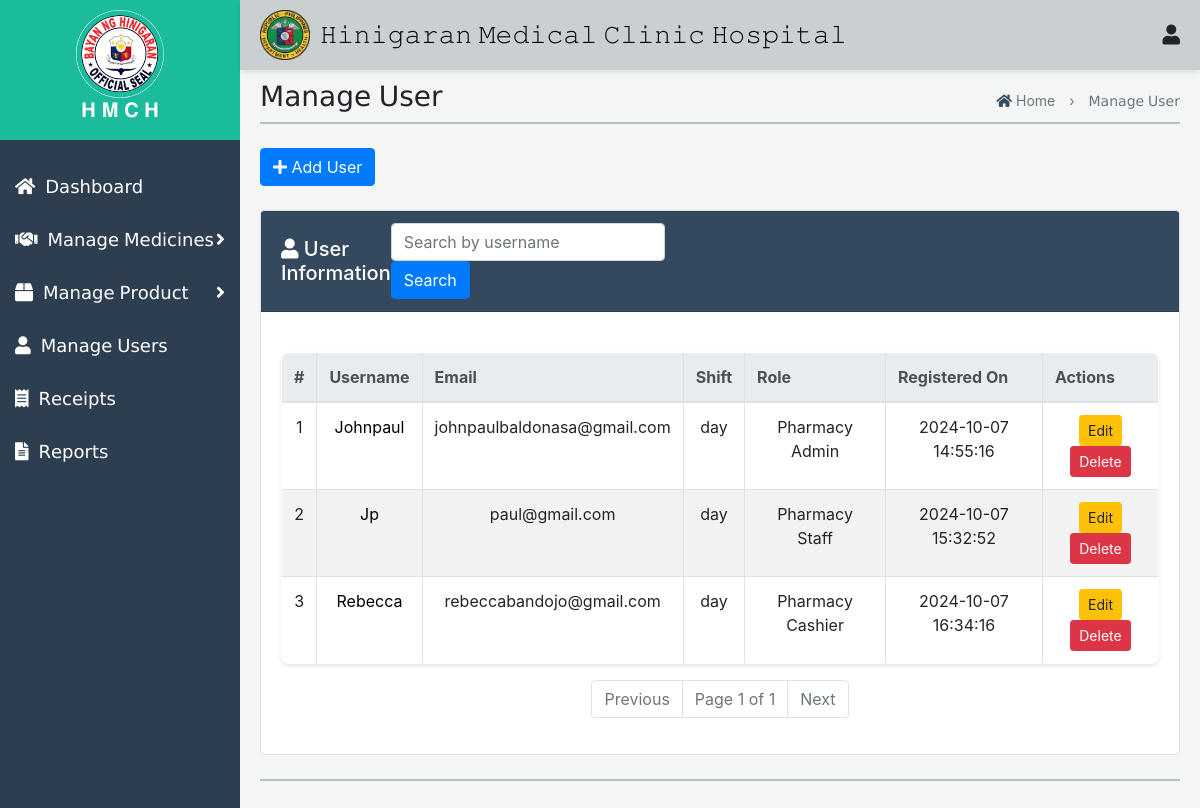
The app's page /Pharmacy/PharmacyUser.php, older data.
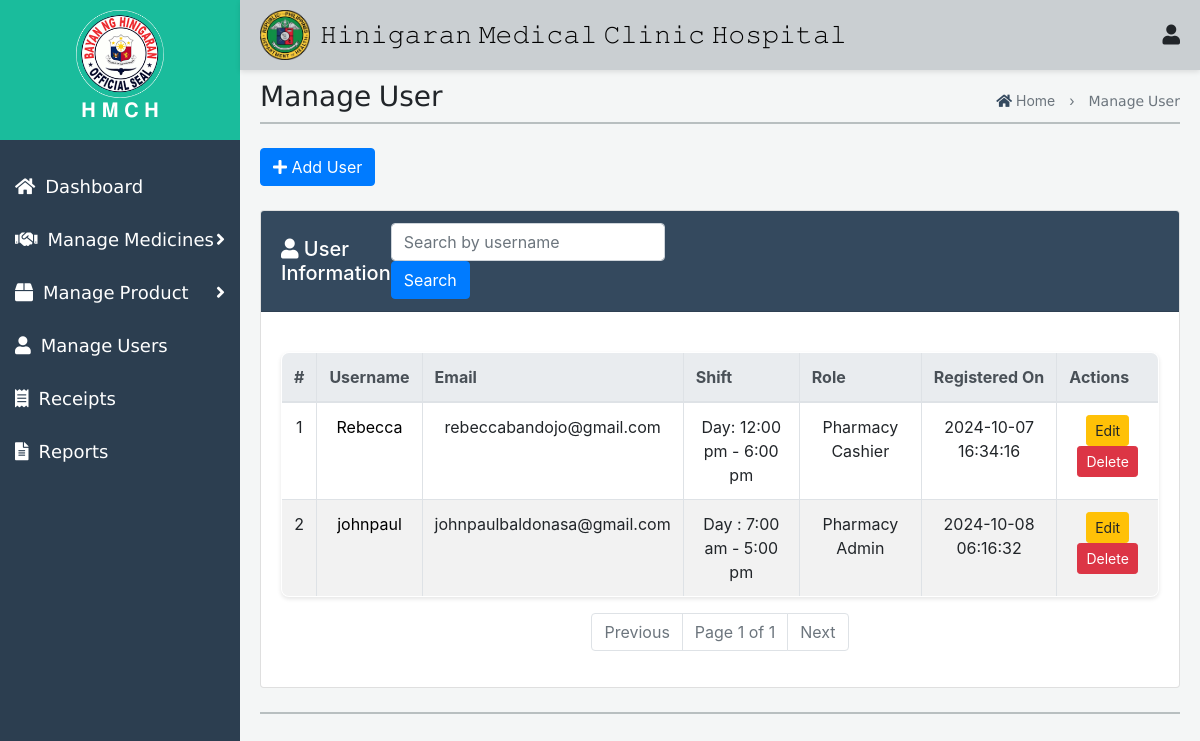
The same page, newer data.
### tables this page shows
CREATE TABLE `users` (
  `id` int(11) NOT NULL,
  `username` varchar(50) NOT NULL,
  `email` varchar(100) NOT NULL,
  `password` varchar(255) NOT NULL,
  `shift` enum('Day : 6:00 am - 12:00 pm','Day: 12:00 pm - 6:00 pm','Night: 6:00 pm - 12:00 am','Night: 12:00 am - 6:00 am','Day : 7:00 am - 5:00 pm','Day : 7:00 pm - 5:00 am') NOT NULL,
  `role` enum('Pharmacy Staff','Pharmacy Admin','Pharmacy Cashier') NOT NULL,
  `profile_image` varchar(255) NOT NULL,
  `created_at` timestamp NOT NULL DEFAULT current_timestamp()
);

### Pharmacy/PharmacyUser.php (the view, shortened to what the changed rows need)
<!DOCTYPE html>
<html lang="en">
<head>
    <link rel="stylesheet" href="User.css">
     <link rel="stylesheet" href="Receipt.css">
    <link href="https://maxcdn.bootstrapcdn.com/bootstrap/4.5.2/css/bootstrap.min.css" rel="stylesheet">
    <link href="https://cdnjs.cloudflare.com/ajax/libs/font-awesome/5.15.4/css/all.min.css" rel="stylesheet">
</head>
<body>
    <div class="top-nav">
    <div class="icon-container">
        <h1>𝙷𝚒𝚗𝚒𝚐𝚊𝚛𝚊𝚗 𝙼𝚎𝚍𝚒𝚌𝚊𝚕 𝙲𝚕𝚒𝚗𝚒𝚌 𝙷𝚘𝚜𝚙𝚒𝚝𝚊𝚕</h1>
    </div>
    </div>
    <div id="mySidenav" class="side-nav">
        <div class="logo-container">
            <h2>𝐇 𝐌 𝐂 𝐇</h2>
        </div>
    </div>
   <div id="mainContent" class="main-content">
<?php
$conn = new mysqli('localhost', 'root', '', 'database');
$itemsPerPage = 6;
$currentPage = isset($_GET['page']) ? (int)$_GET['page'] : 1;
$offset = ($currentPage - 1) * $itemsPerPage;
$searchQuery = isset($_GET['search']) ? $_GET['search'] : '';
$sql = "SELECT * FROM users WHERE username LIKE ? LIMIT ?, ?";
$stmt = $conn->prepare($sql);
$searchTerm = "%" . $searchQuery . "%";
$stmt->bind_param("sii", $searchTerm, $offset, $itemsPerPage);
$stmt->execute();
$userResults = $stmt->get_result();
?><br>
<div class="card mt-4">
    <div class="card-body">
        <table class="table table-bordered">
            <thead class="thead-light">
                <tr>
                    <th>#</th>
                    <th>Username</th>
                    <th>Email</th>
                    <th>Shift</th>
                    <th>Role</th>
                    <th>Registered On</th>
                    <th>Actions</th>
                </tr>
            </thead>
                <tbody>
               <?php
    if ($userResults->num_rows > 0) {
        $index = $offset + 1;
        while ($user = $userResults->fetch_assoc()) {
            echo "<tr>";
            echo "<td>{$index}</td>";
            echo "<td><a class='user-link' data-toggle='modal' data-target='#userModal'
                        data-username='{$user['username']}'
                        data-email='{$user['email']}'
                        data-shift='{$user['shift']}'
                        data-role='{$user['role']}'
                        data-created-at='{$user['created_at']}'
                        data-image='{$user['profile_image']}'>
                        {$user['username']}</a></td>";
            echo "<td>{$user['email']}</td>";
            echo "<td>{$user['shift']}</td>";
            echo "<td>{$user['role']}</td>";
            echo "<td>{$user['created_at']}</td>";
            echo "<td>
                    <button class='btn btn-warning btn-sm' data-toggle='modal' data-target='#editModal{$user['id']}'>Edit</button>
                    <button class='btn btn-danger btn-sm' data-toggle='modal' data-target='#deleteModal{$user['id']}'>Delete</button>
                  </td>";
            echo "</tr>";
            $index++;
        }
    } else {
        echo "<tr><td colspan='7' class='text-center'>No users found.</td></tr>";
    }
    ?>
    </tbody>
        </table>
    </div>
</div><br>
<br>
    </div>
        <link href="https://cdnjs.cloudflare.com/ajax/libs/font-awesome/5.15.4/css/all.min.css" rel="stylesheet">
</body>
</html>

Row changes from the older to the newer data that the page shows:
removed users: username "Johnpaul", email "johnpaulbaldonasa@gmail.com", shift "day", role "Pharmacy Admin", created_at "2024-10-07 14:55:16"
removed users: username "Jp", email "paul@gmail.com", shift "day", role "Pharmacy Staff", created_at "2024-10-07 15:32:52"
changed users "Rebecca": shift "day" → "Day: 12:00 pm - 6:00 pm"
added users: username "johnpaul", email "johnpaulbaldonasa@gmail.com", shift "Day : 7:00 am - 5:00 pm", role "Pharmacy Admin", created_at "2024-10-08 06:16:32"
